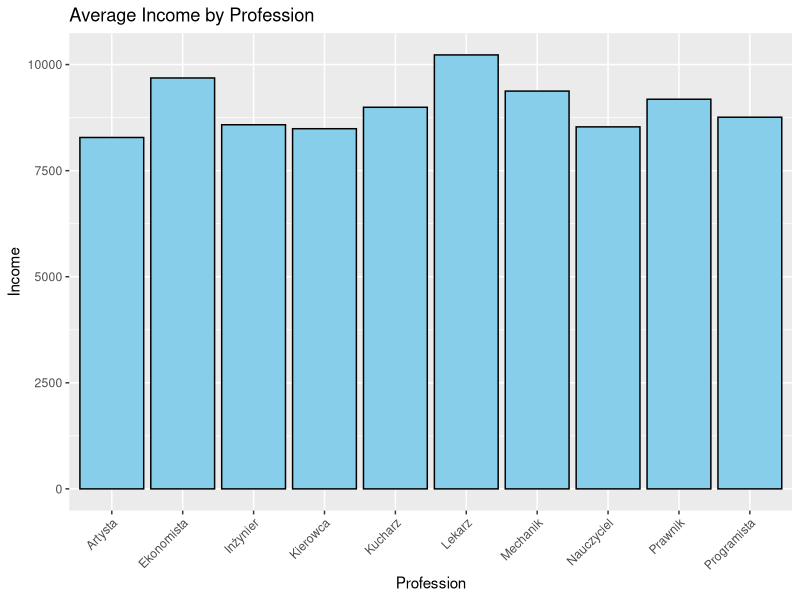
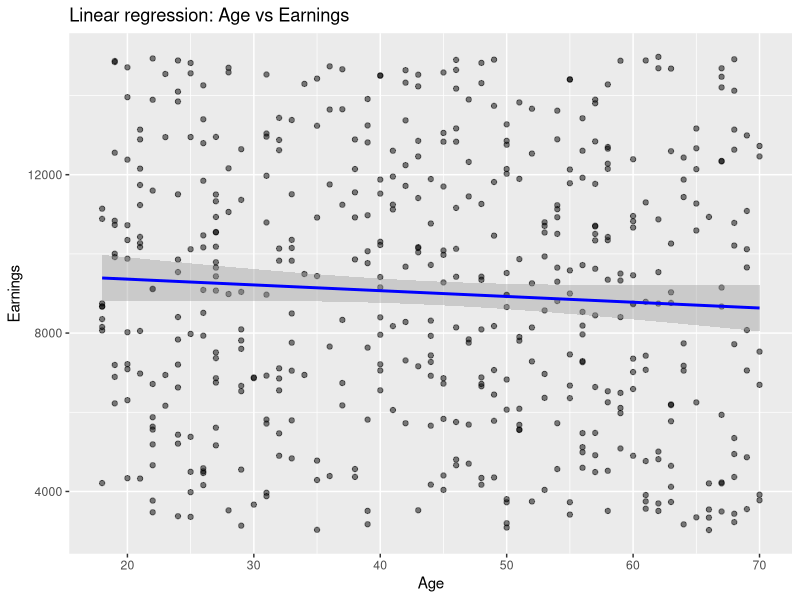
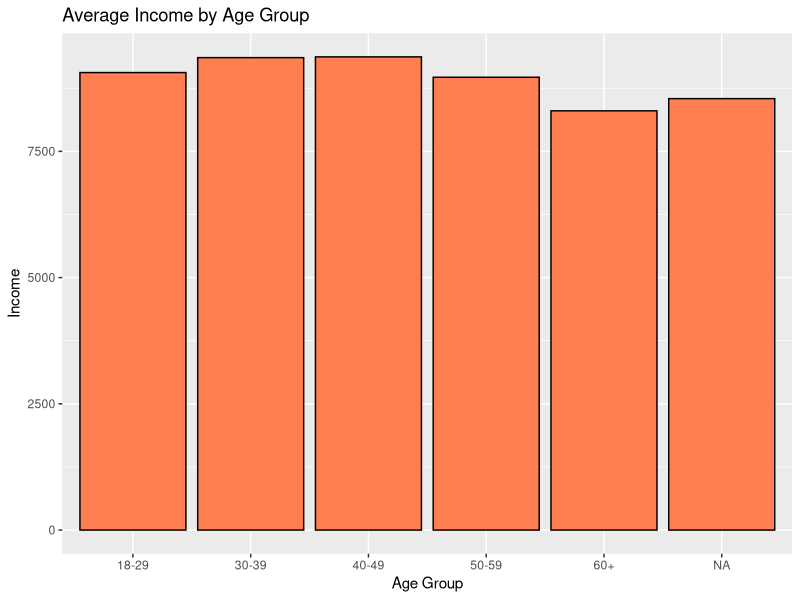

R code for these plots, in order:
library(dplyr)     
library(ggplot2)   
library(readr)
library(corrplot)



data <- read.csv("dane_demograficzne.csv")

head.matrix(data)

summary(data)

View(data)

print(colnames(data))

#calculation of average earnings by profession
average_income <- data %>%
  group_by(Zawód) %>%
  summarize(Average_income = mean(`Zarobki_PLN`, na.rm = TRUE)) %>%  
  arrange(desc(Average_income))

print(average_income)

ggplot(average_income, aes(x = Zawód, y = Average_income)) +  
  geom_col(fill = "skyblue", color = "black") +  
  labs(title = "Average Income by Profession", x = "Profession", y = "Income") +
  theme(axis.text.x = element_text(angle = 45, hjust = 1)) 

# Linear regression analysis: earnings prediction
model_income <- lm(`Zarobki_PLN` ~ Wiek + Liczba_dzieci + Zawód, data = data)

summary(model_income)

ggplot(data, aes(x = Wiek, y = `Zarobki_PLN`)) +
  geom_point(alpha = 0.5) +
  geom_smooth(method = "lm", color = "blue") +
  labs(title = "Linear regression: Age vs Earnings", x = "Age", y = "Earnings")


#calculation of average earnings by age
data <- data %>% 
  mutate(Age_group = cut(Wiek, breaks = c(18, 30, 40, 50, 60, 100), 
                         labels = c("18-29", "30-39", "40-49", "50-59", "60+")))
average_income_age_group <- data %>%
  group_by(Age_group) %>%
  summarize(Average_income = mean(`Zarobki_PLN`, na.rm = TRUE)) %>%
  arrange(desc(Average_income))

ggplot(average_income_age_group, aes(x = Age_group, y = Average_income)) +
  geom_col(fill = "coral", color = "black") +
  labs(title = "Average Income by Age Group", x = "Age Group", y = "Income")